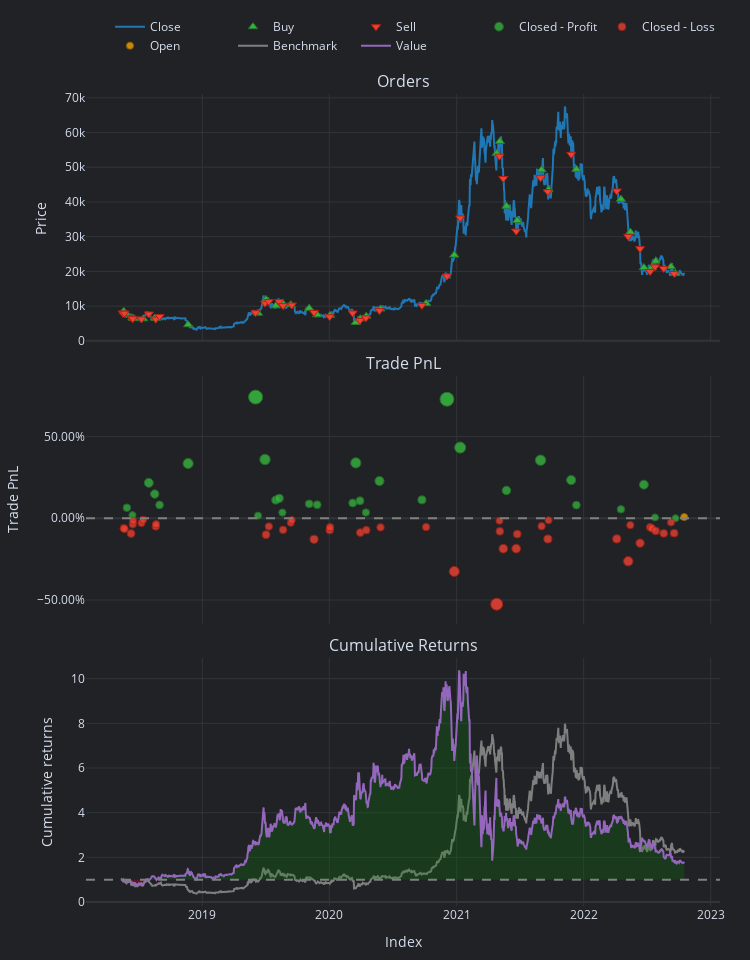

Notebook code for this chart:
### Code cell
pf = vbt.Portfolio.from_signals(
    data.close[test_preds.index], # use only the test set
    test_preds > 0.02, # long when probability of price increase is greater than 2%
    test_preds < -0.05, # short when probability prediction is less than -5%
    direction="both" # long and short
)
print(pf.stats())
pf.plot().show()

### Figure 1 — Plotly figure (JSON) as saved in the notebook; plotly's stock layout.template omitted (floating-point values rounded to 4 significant figures; data arrays with more than 128 entries replaced by an {"elided": "..."} marker saying what was removed)
{"data": [{"legendgroup": "0", "line": {"color": "#1f77b4"}, "mode": "lines", "name": "Close", "showlegend": true, "type": "scatter", "uid": "c8b6a394-f432-4f09-bd43-5bb5f7a3c3c8", "x": {"elided": "1620 str values"}, "xaxis": "x", "y": {"elided": "1620 float values"}, "yaxis": "y"}, {"customdata": {"elided": "36x9 mixed values"}, "hovertemplate": "<br>Order Id: %{customdata[0]}\n<br>Signal Index: %{customdata[1]}\n<br>Creation Index: %{customdata[2]}\n<br>Fill Index: %{customdata[3]}\n<br>Size: %{customdata[4]:,}\n<br>Price: %{customdata[5]:,}\n<br>Fees: %{customdata[6]:,}\n<br>Type: %{customdata[7]}\n<br>Stop Type: %{customdata[8]}", "marker": {"color": "#37B13F", "line": {"color": "rgb(38,123,44)", "width": 1}, "size": 8, "symbol": "triangle-up"}, "mode": "markers", "name": "Buy", "type": "scatter", "uid": "545eabe3-9536-49cd-9179-b7f04e5417b6", "x": ["2018-05-20T00:00:00+00:00", "2018-05-29T00:00:00+00:00", "2018-06-14T00:00:00+00:00", "2018-06-16T00:00:00+00:00", "2018-07-15T00:00:00+00:00", "2018-08-17T00:00:00+00:00", "2018-08-21T00:00:00+00:00", "2018-11-21T00:00:00+00:00", "2019-06-10T00:00:00+00:00", "2019-07-03T00:00:00+00:00", "2019-07-31T00:00:00+00:00", "2019-08-19T00:00:00+00:00", "2019-09-12T00:00:00+00:00", "2019-11-04T00:00:00+00:00", "2019-11-27T00:00:00+00:00", "2020-01-03T00:00:00+00:00", "2020-03-17T00:00:00+00:00", "2020-03-30T00:00:00+00:00", "2020-04-16T00:00:00+00:00", "2020-05-27T00:00:00+00:00", "2020-10-05T00:00:00+00:00", "2020-12-25T00:00:00+00:00", "2021-04-26T00:00:00+00:00", "2021-05-05T00:00:00+00:00", "2021-05-24T00:00:00+00:00", "2021-06-24T00:00:00+00:00", "2021-09-02T00:00:00+00:00", "2021-09-22T00:00:00+00:00", "2021-12-11T00:00:00+00:00", "2022-04-18T00:00:00+00:00", "2022-05-15T00:00:00+00:00", "2022-06-23T00:00:00+00:00", "2022-07-16T00:00:00+00:00", "2022-07-27T00:00:00+00:00", "2022-09-09T00:00:00+00:00", "2022-09-22T00:00:00+00:00"], "xaxis": "x", "y": [8527.0, 7461.0, 6636.0, 6484.0, 6353.0, 6584.0, 6480, 4661.0, 7983.0, 11940, 10080.0, 10920.0, 10420.0, 9393.0, 7509.0, 7345.0, 5313.0, 6394.0, 7102.0, 9204.0, 10790.0, 24710.0, 54000.0, 57440.0, 38800.0, 34660.0, 49250.0, 43540.0, 49390.0, 40800.0, 31330.0, 21110.0, 21200.0, 22950.0, 21360.0, 19400.0], "yaxis": "y"}, {"customdata": {"elided": "36x9 mixed values"}, "hovertemplate": "<br>Order Id: %{customdata[0]}\n<br>Signal Index: %{customdata[1]}\n<br>Creation Index: %{customdata[2]}\n<br>Fill Index: %{customdata[3]}\n<br>Size: %{customdata[4]:,}\n<br>Price: %{customdata[5]:,}\n<br>Fees: %{customdata[6]:,}\n<br>Type: %{customdata[7]}\n<br>Stop Type: %{customdata[8]}", "marker": {"color": "#EA4335", "line": {"color": "rgb(181,31,18)", "width": 1}, "size": 8, "symbol": "triangle-down"}, "mode": "markers", "name": "Sell", "type": "scatter", "uid": "967b86ec-dcb4-4894-828e-36c36d2304d9", "x": ["2018-05-17T00:00:00+00:00", "2018-05-22T00:00:00+00:00", "2018-06-10T00:00:00+00:00", "2018-06-15T00:00:00+00:00", "2018-07-10T00:00:00+00:00", "2018-07-31T00:00:00+00:00", "2018-08-20T00:00:00+00:00", "2018-08-31T00:00:00+00:00", "2019-06-03T00:00:00+00:00", "2019-06-30T00:00:00+00:00", "2019-07-11T00:00:00+00:00", "2019-08-10T00:00:00+00:00", "2019-08-21T00:00:00+00:00", "2019-09-15T00:00:00+00:00", "2019-11-18T00:00:00+00:00", "2020-01-02T00:00:00+00:00", "2020-03-08T00:00:00+00:00", "2020-03-29T00:00:00+00:00", "2020-04-15T00:00:00+00:00", "2020-05-24T00:00:00+00:00", "2020-09-23T00:00:00+00:00", "2020-12-04T00:00:00+00:00", "2021-01-11T00:00:00+00:00", "2021-05-04T00:00:00+00:00", "2021-05-15T00:00:00+00:00", "2021-06-21T00:00:00+00:00", "2021-08-30T00:00:00+00:00", "2021-09-20T00:00:00+00:00", "2021-11-26T00:00:00+00:00", "2022-04-06T00:00:00+00:00", "2022-05-09T00:00:00+00:00", "2022-06-12T00:00:00+00:00", "2022-07-11T00:00:00+00:00", "2022-07-25T00:00:00+00:00", "2022-08-19T00:00:00+00:00", "2022-09-18T00:00:00+00:00"], "xaxis": "x", "y": [8041.0, 7977.0, 6765.0, 6389.0, 6297.0, 7731.0, 6255.0, 7011.0, 8116.0, 10850.0, 11340.0, 11310.0, 10140.0, 10300.0, 8187.0, 6966.0, 8033.0, 5881.0, 6621.0, 8720.0, 10240.0, 18650.0, 35400.0, 53200.0, 46760.0, 31610.0, 46980.0, 43020.0, 53730.0, 43170.0, 30080.0, 26570.0, 19960.0, 21310.0, 20830.0, 19420.0], "yaxis": "y"}, {"customdata": {"elided": "30x5 mixed values"}, "hovertemplate": "<br>Exit Trade Id: %{customdata[0]}\n<br>Position Id: %{customdata[1]}\n<br>Exit Index: %{customdata[2]}\n<br>PnL: %{customdata[3]:,}\n<br>Return: %{customdata[4]:,%}", "marker": {"color": "#37B13F", "line": {"color": "rgb(38,123,44)", "width": 1}, "opacity": [0.7629, 0.7537, 0.7938, 0.7799, 0.7665, 0.8178, 0.9, 0.7532, 0.8227, 0.7724, 0.7745, 0.7569, 0.7677, 0.7666, 0.7688, 0.8185, 0.7715, 0.757, 0.796, 0.7727, 0.8974, 0.8375, 0.7844, 0.8218, 0.7972, 0.7662, 0.761, 0.7915, 0.751, 0.75], "size": [7.604, 7.173, 9.043, 8.395, 7.768, 10.16, 14, 7.148, 10.39, 8.045, 8.145, 7.322, 7.827, 7.777, 7.879, 10.19, 8.005, 7.328, 9.147, 8.058, 13.88, 11.08, 8.603, 10.35, 9.204, 7.756, 7.512, 8.937, 7.044, 7], "symbol": "circle"}, "mode": "markers", "name": "Closed - Profit", "type": "scatter", "uid": "85124138-4780-467a-8463-380204ba2e3d", "x": ["2018-05-29T00:00:00+00:00", "2018-06-14T00:00:00+00:00", "2018-07-31T00:00:00+00:00", "2018-08-17T00:00:00+00:00", "2018-08-31T00:00:00+00:00", "2018-11-21T00:00:00+00:00", "2019-06-03T00:00:00+00:00", "2019-06-10T00:00:00+00:00", "2019-06-30T00:00:00+00:00", "2019-07-31T00:00:00+00:00", "2019-08-10T00:00:00+00:00", "2019-08-19T00:00:00+00:00", "2019-11-04T00:00:00+00:00", "2019-11-27T00:00:00+00:00", "2020-03-08T00:00:00+00:00", "2020-03-17T00:00:00+00:00", "2020-03-29T00:00:00+00:00", "2020-04-15T00:00:00+00:00", "2020-05-24T00:00:00+00:00", "2020-09-23T00:00:00+00:00", "2020-12-04T00:00:00+00:00", "2021-01-11T00:00:00+00:00", "2021-05-24T00:00:00+00:00", "2021-08-30T00:00:00+00:00", "2021-11-26T00:00:00+00:00", "2021-12-11T00:00:00+00:00", "2022-04-18T00:00:00+00:00", "2022-06-23T00:00:00+00:00", "2022-07-25T00:00:00+00:00", "2022-09-22T00:00:00+00:00"], "xaxis": "x2", "y": [0.06466, 0.01907, 0.2169, 0.1483, 0.08198, 0.3352, 0.7412, 0.0164, 0.3597, 0.1113, 0.1219, 0.03482, 0.0882, 0.08289, 0.09372, 0.3387, 0.1071, 0.03548, 0.2279, 0.1127, 0.7281, 0.4327, 0.1704, 0.3554, 0.2339, 0.08072, 0.05488, 0.2056, 0.00544, 0.0007494], "yaxis": "y2"}, {"customdata": {"elided": "41x5 mixed values"}, "hovertemplate": "<br>Exit Trade Id: %{customdata[0]}\n<br>Position Id: %{customdata[1]}\n<br>Exit Index: %{customdata[2]}\n<br>PnL: %{customdata[3]:,}\n<br>Return: %{customdata[4]:,%}", "marker": {"color": "#EA4335", "line": {"color": "rgb(181,31,18)", "width": 1}, "opacity": [0.7621, 0.7629, 0.7688, 0.7574, 0.7529, 0.7557, 0.7517, 0.76, 0.7571, 0.7701, 0.76, 0.7642, 0.7553, 0.752, 0.7759, 0.7645, 0.7609, 0.7675, 0.7646, 0.7611, 0.7607, 0.8157, 0.8563, 0.7529, 0.766, 0.7875, 0.7874, 0.7694, 0.7596, 0.7755, 0.7523, 0.7754, 0.8031, 0.7583, 0.7806, 0.7609, 0.7623, 0.7655, 0.7685, 0.755, 0.7683], "size": [7.564, 7.603, 7.875, 7.345, 7.134, 7.266, 7.077, 7.466, 7.333, 7.939, 7.466, 7.662, 7.247, 7.095, 8.207, 7.676, 7.508, 7.817, 7.679, 7.517, 7.501, 10.07, 11.96, 7.133, 7.746, 8.75, 8.744, 7.906, 7.448, 8.189, 7.109, 8.183, 9.478, 7.387, 8.428, 7.506, 7.576, 7.721, 7.865, 7.231, 7.853], "symbol": "circle"}, "mode": "markers", "name": "Closed - Loss", "type": "scatter", "uid": "283b25c6-d54d-43ce-8d7b-b311ea7a89ac", "x": ["2018-05-20T00:00:00+00:00", "2018-05-22T00:00:00+00:00", "2018-06-10T00:00:00+00:00", "2018-06-15T00:00:00+00:00", "2018-06-16T00:00:00+00:00", "2018-07-10T00:00:00+00:00", "2018-07-15T00:00:00+00:00", "2018-08-20T00:00:00+00:00", "2018-08-21T00:00:00+00:00", "2019-07-03T00:00:00+00:00", "2019-07-11T00:00:00+00:00", "2019-08-21T00:00:00+00:00", "2019-09-12T00:00:00+00:00", "2019-09-15T00:00:00+00:00", "2019-11-18T00:00:00+00:00", "2020-01-02T00:00:00+00:00", "2020-01-03T00:00:00+00:00", "2020-03-30T00:00:00+00:00", "2020-04-16T00:00:00+00:00", "2020-05-27T00:00:00+00:00", "2020-10-05T00:00:00+00:00", "2020-12-25T00:00:00+00:00", "2021-04-26T00:00:00+00:00", "2021-05-04T00:00:00+00:00", "2021-05-05T00:00:00+00:00", "2021-05-15T00:00:00+00:00", "2021-06-21T00:00:00+00:00", "2021-06-24T00:00:00+00:00", "2021-09-02T00:00:00+00:00", "2021-09-20T00:00:00+00:00", "2021-09-22T00:00:00+00:00", "2022-04-06T00:00:00+00:00", "2022-05-09T00:00:00+00:00", "2022-05-15T00:00:00+00:00", "2022-06-12T00:00:00+00:00", "2022-07-11T00:00:00+00:00", "2022-07-16T00:00:00+00:00", "2022-07-27T00:00:00+00:00", "2022-08-19T00:00:00+00:00", "2022-09-09T00:00:00+00:00", "2022-09-18T00:00:00+00:00"], "xaxis": "x2", "y": [-0.06038, -0.06449, -0.09332, -0.03723, -0.01488, -0.02885, -0.008909, -0.05006, -0.036, -0.1, -0.05001, -0.07081, -0.02686, -0.01085, -0.1284, -0.07229, -0.05445, -0.08722, -0.0726, -0.05547, -0.05378, -0.325, -0.5253, -0.01484, -0.07963, -0.1858, -0.1853, -0.09662, -0.04818, -0.1265, -0.01227, -0.1259, -0.2629, -0.04165, -0.1518, -0.05431, -0.06171, -0.07703, -0.09228, -0.02523, -0.09101], "yaxis": "y2"}, {"customdata": [["71", "71", "2022-10-17 00:00:00+00:00", 1.368, 0.00764]], "hovertemplate": "<br>Exit Trade Id: %{customdata[0]}\n<br>Position Id: %{customdata[1]}\n<br>Exit Index: %{customdata[2]}\n<br>PnL: %{customdata[3]:,}\n<br>Return: %{customdata[4]:,%}", "marker": {"color": "#FFAA00", "line": {"color": "rgb(178,118,0)", "width": 1}, "opacity": [0.7514], "size": [7.065], "symbol": "circle"}, "mode": "markers", "name": "Open", "type": "scatter", "uid": "0442f81b-4bd5-432c-88eb-74de47ed9bfb", "x": ["2022-10-17T00:00:00+00:00"], "xaxis": "x2", "y": [0.00764], "yaxis": "y2"}, {"legendgroup": "1", "line": {"color": "#7f7f7f"}, "mode": "lines", "name": "Benchmark", "showlegend": true, "type": "scatter", "uid": "93296c52-356e-4bab-baa2-bedcacb8a8ab", "x": {"elided": "1620 str values"}, "xaxis": "x3", "y": {"elided": "1620 float values"}, "yaxis": "y3"}, {"hoverinfo": "skip", "line": {"color": "rgba(0, 0, 0, 0)", "width": 0}, "mode": "lines", "opacity": 0, "showlegend": false, "type": "scatter", "uid": "c5e4526e-cee5-4d0f-aa91-52bad5fb4016", "x": {"elided": "1620 str values"}, "xaxis": "x3", "y": {"elided": "1620 int values"}, "yaxis": "y3"}, {"connectgaps": false, "fill": "tonexty", "fillcolor": "rgba(0, 128, 0, 0.25)", "hoverinfo": "skip", "line": {"color": "rgba(0, 0, 0, 0)", "width": 0}, "mode": "lines", "opacity": 0, "showlegend": false, "type": "scatter", "uid": "dcefdb80-dd27-48db-864d-409f8b1578c4", "x": {"elided": "1620 str values"}, "xaxis": "x3", "y": {"elided": "1620 float values"}, "yaxis": "y3"}, {"hoverinfo": "skip", "line": {"color": "rgba(0, 0, 0, 0)", "width": 0}, "mode": "lines", "opacity": 0, "showlegend": false, "type": "scatter", "uid": "1f17ec71-3d0b-4e05-b1fc-fd0b35e4f210", "x": {"elided": "1620 str values"}, "xaxis": "x3", "y": {"elided": "1620 int values"}, "yaxis": "y3"}, {"connectgaps": false, "fill": "tonexty", "fillcolor": "rgba(255, 0, 0, 0.25)", "hoverinfo": "skip", "line": {"color": "rgba(0, 0, 0, 0)", "width": 0}, "mode": "lines", "opacity": 0, "showlegend": false, "type": "scatter", "uid": "c42f8938-aceb-449a-af96-fcabffa2f9df", "x": {"elided": "1620 str values"}, "xaxis": "x3", "y": {"elided": "1620 float values"}, "yaxis": "y3"}, {"legendgroup": "2", "line": {"color": "#9467bd"}, "mode": "lines", "name": "Value", "showlegend": true, "type": "scatter", "uid": "352be46f-6910-4834-a867-f241358f7c97", "x": {"elided": "1620 str values"}, "xaxis": "x3", "y": {"elided": "1620 float values"}, "yaxis": "y3"}, {"hoverinfo": "skip", "line": {"color": "rgba(0, 0, 0, 0)", "width": 0}, "mode": "lines", "opacity": 0, "showlegend": false, "type": "scatter", "uid": "21fe74e3-e0ac-4aaf-90f2-f1bdbf8dbc24", "x": {"elided": "1620 str values"}, "xaxis": "x3", "y": {"elided": "1620 int values"}, "yaxis": "y3"}], "layout": {"annotations": [{"font": {"size": 16}, "showarrow": false, "text": "Orders", "x": 0.5, "xanchor": "center", "xref": "paper", "y": 1, "yanchor": "bottom", "yref": "paper"}, {"font": {"size": 16}, "showarrow": false, "text": "Trade PnL", "x": 0.5, "xanchor": "center", "xref": "paper", "y": 0.6528, "yanchor": "bottom", "yref": "paper"}, {"font": {"size": 16}, "showarrow": false, "text": "Cumulative Returns", "x": 0.5, "xanchor": "center", "xref": "paper", "y": 0.3056, "yanchor": "bottom", "yref": "paper"}], "height": 960, "legend": {"orientation": "h", "traceorder": "normal", "x": 1, "xanchor": "right", "y": 1.042, "yanchor": "bottom"}, "margin": {"b": 30, "l": 30, "r": 30, "t": 30}, "shapes": [{"line": {"color": "gray", "dash": "dash"}, "type": "line", "x0": 0, "x1": 1, "xref": "paper", "y0": 0, "y1": 0, "yref": "y2"}, {"line": {"color": "gray", "dash": "dash"}, "type": "line", "x0": 0, "x1": 1, "xref": "paper", "y0": 1, "y1": 1, "yref": "y3"}], "showlegend": true, "width": 750, "xaxis": {"anchor": "y", "domain": [0, 1], "matches": "x3", "showticklabels": false}, "xaxis2": {"anchor": "y2", "domain": [0, 1], "matches": "x3", "showticklabels": false}, "xaxis3": {"anchor": "y3", "domain": [0, 1], "title": {"text": "Index"}}, "yaxis": {"anchor": "x", "domain": [0.6944, 1], "title": {"text": "Price"}}, "yaxis2": {"anchor": "x2", "domain": [0.3472, 0.6528], "tickformat": ".2%", "title": {"text": "Trade PnL"}}, "yaxis3": {"anchor": "x3", "domain": [0, 0.3056], "title": {"text": "Cumulative returns"}}}}
